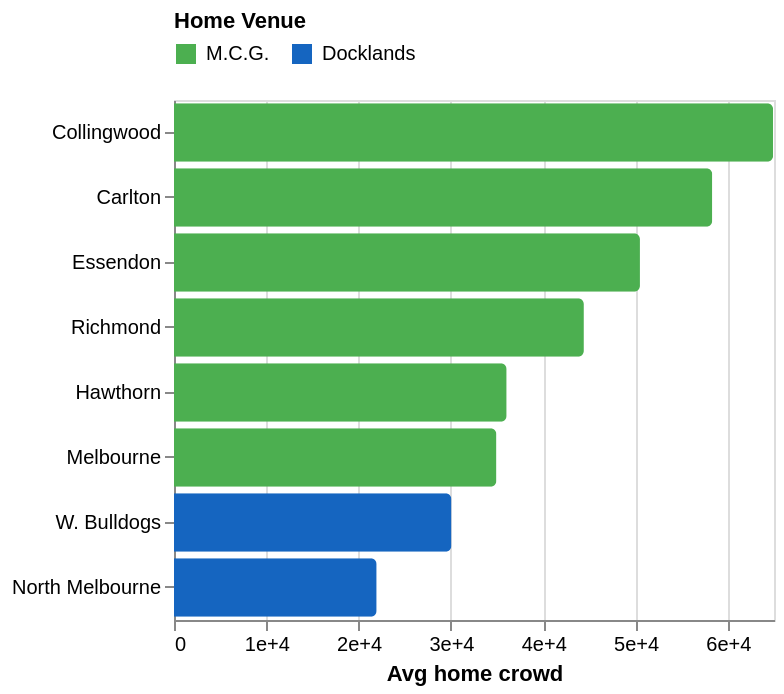

Express this chart as Vega-Lite.
### Vega-Lite specification from a JSON file in a GitHub repository (floating-point values rounded to 4 significant figures)
{"$schema": "https://vega.github.io/schema/vega-lite/v5.json", "description": "Average home crowd per AFL club in 2024 season. Coloured by home venue (MCG vs Docklands). Source: AFL Tables.", "width": "container", "height": 260, "data": {"values": [{"team": "Collingwood", "home_avg": 64905, "venue": "M.C.G."}, {"team": "Carlton", "home_avg": 58311, "venue": "M.C.G."}, {"team": "Essendon", "home_avg": 50478, "venue": "M.C.G."}, {"team": "Richmond", "home_avg": 44403, "venue": "M.C.G."}, {"team": "Melbourne", "home_avg": 34929, "venue": "M.C.G."}, {"team": "Hawthorn", "home_avg": 36037, "venue": "M.C.G."}, {"team": "North Melbourne", "home_avg": 21954, "venue": "Docklands"}, {"team": "W. Bulldogs", "home_avg": 30055, "venue": "Docklands"}]}, "mark": {"type": "bar", "cornerRadiusTopRight": 3, "cornerRadiusBottomRight": 3}, "encoding": {"y": {"field": "team", "type": "nominal", "sort": "-x", "title": null}, "x": {"field": "home_avg", "type": "quantitative", "title": "Avg home crowd", "axis": {"format": ","}}, "color": {"field": "venue", "type": "nominal", "scale": {"domain": ["M.C.G.", "Docklands"], "range": ["#4caf50", "#1565c0"]}, "legend": {"title": "Home Venue", "orient": "top"}}, "tooltip": [{"field": "team"}, {"field": "home_avg", "title": "Avg crowd", "format": ","}, {"field": "venue"}]}}
